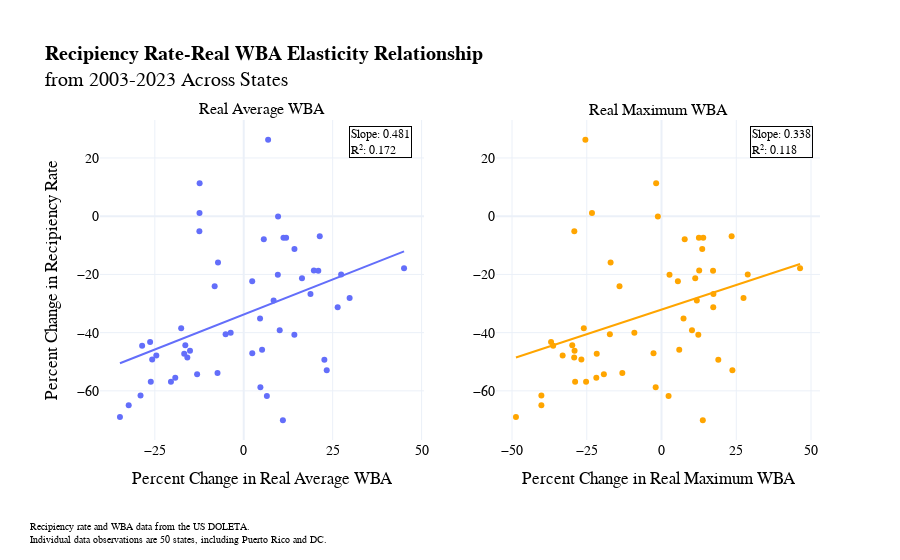

The notebook cell saved with this chart:
### Code cell
fig1 = px.scatter(data_frame = percent_changes,
                 x = '% Change in Real Average WBA (2003-2023)',
                 y = '% Change in Recipiency Rate (2003-2023)',
                 hover_data = ['State'],
                 height=500,
                 trendline='ols')
fig2 = px.scatter(data_frame = percent_changes,
                 x = '% Change in Real Maximum WBA (2003-2023)',
                 y = '% Change in Recipiency Rate (2003-2023)',
                 hover_data = ['State'],
                 height=500,
                 color_discrete_sequence=['rgba(255, 165, 0,1)'],
                 trendline='ols')

fig = make_subplots(rows=1, cols=2, subplot_titles=("Real Average WBA", "Real Maximum WBA"))

# Add traces from fig1 to subplot 1
for trace in fig1.data:
    fig.add_trace(trace, row=1, col=1)

# Add traces from fig2 to subplot 2
for trace in fig2.data:
    fig.add_trace(trace, row=1, col=2)
    
fig.update_layout(title_text="<b>Recipiency Rate-Real WBA Elasticity Relationship</b> <br>from 2003-2023 Across States",
                   yaxis_title="Percent Change in Recipiency Rate",
                   font=dict(
                        family="Cambria",  
                        size=14,         
                        color="black",
                    )
                  )

fig.update_layout(height=500)
tickvals=[-50, -25, 0, 25, 50]
fig.update_xaxes(title_text="Percent Change in Real Average WBA", tickvals=tickvals, row=1, col=1)
fig.update_xaxes(title_text="Percent Change in Real Maximum WBA", tickvals=tickvals, row=1, col=2)
fig.add_annotation(
    text='Recipiency rate and WBA data from the US DOLETA. <br>Individual data observations are 50 states, including Puerto Rico and DC.',
    showarrow=False,
    xref="paper",
    yref="paper",
    x=-0.1,
    y=-0.25,
    xanchor="left",
    yanchor="top",
    font=dict(size=10),
    align="left"
)
fig.add_annotation(
    xref="paper", yref="paper",
    x=0.99, y=0.98,
    text=f"Slope: {slope_max:.3f}<br>R²: {r_squared_max:.3f}",
    showarrow=False,
    font=dict(size=12, color="black"),
    align="left",
    bordercolor="black",
    borderwidth=1
)
fig.add_annotation(
    xref="paper", yref="paper",
    x=0.39, y=0.98,
    text=f"Slope: {slope_avg:.3f}<br>R²: {r_squared_avg:.3f}",
    showarrow=False,
    font=dict(size=12, color="black"),
    align="left",
    bordercolor="black",
    borderwidth=1
)
fig.update_layout(margin={"l":100,"b":120, "t":120})
fig.show()

### Figure 1 — Plotly figure (JSON) as saved in the notebook; plotly's stock layout.template omitted (floating-point values rounded to 4 significant figures)
{"data": [{"customdata": [["AK"], ["AL"], ["AR"], ["AZ"], ["CA"], ["CO"], ["CT"], ["DC"], ["DE"], ["FL"], ["GA"], ["HI"], ["IA"], ["ID"], ["IL"], ["IN"], ["KS"], ["KY"], ["LA"], ["MA"], ["MD"], ["ME"], ["MI"], ["MN"], ["MO"], ["MS"], ["MT"], ["NC"], ["ND"], ["NE"], ["NH"], ["NJ"], ["NM"], ["NV"], ["NY"], ["OH"], ["OK"], ["OR"], ["PA"], ["PR"], ["RI"], ["SC"], ["SD"], ["TN"], ["TX"], ["UT"], ["VA"], ["VT"], ["WA"], ["WI"], ["WV"], ["WY"]], "hovertemplate": "% Change in Real Average WBA (2003-2023)=%{x}<br>% Change in Recipiency Rate (2003-2023)=%{y}<br>State=%{customdata[0]}<extra></extra>", "legendgroup": "", "marker": {"color": "#636efa", "symbol": "circle"}, "mode": "markers", "name": "", "orientation": "v", "showlegend": false, "type": "scatter", "x": [-7.374, -16.74, -19.25, -3.673, -12.47, 9.647, 2.38, -8.176, -20.46, -32.34, -17.59, 11.17, 22.67, 4.682, 8.396, -25.74, 6.498, 11.01, -28.56, 21.37, -7.241, 20.96, -26.32, 6.848, -13.11, -24.58, 27.38, -34.8, 45.07, 23.33, -15.86, 5.637, 11.91, 5.154, -12.44, 14.23, 2.397, 19.71, -5.098, 16.37, -12.4, -16.43, 29.77, -29.01, 9.584, 14.26, -26.13, 18.76, 26.4, -15.11, 4.582, 10.11], "xaxis": "x", "y": [-53.89, -47.27, -55.52, -40.07, -5.208, -0.1157, -22.31, -24.06, -56.87, -64.94, -38.51, -7.418, -49.27, -58.78, -28.91, -49.24, -61.79, -70.09, -44.47, -6.876, -15.9, -18.72, -43.19, 26.26, -54.31, -47.86, -20.03, -68.93, -17.89, -52.9, -48.54, -7.945, -7.438, -45.88, 1.089, -40.7, -47.03, -18.63, -40.55, -21.29, 11.3, -44.35, -28.07, -61.59, -20.07, -11.25, -56.87, -26.71, -31.29, -46.2, -35.12, -39.2], "yaxis": "y"}, {"hovertemplate": "<b>OLS trendline</b><br>% Change in Recipiency Rate (2003-2023) = 0.481375 * % Change in Real Average WBA (2003-2023) + -33.7596<br>R<sup>2</sup>=0.172309<br><br>% Change in Real Average WBA (2003-2023)=%{x}<br>% Change in Recipiency Rate (2003-2023)=%{y} <b>(trend)</b><extra></extra>", "legendgroup": "", "marker": {"color": "#636efa", "symbol": "circle"}, "mode": "lines", "name": "", "showlegend": false, "type": "scatter", "x": [-34.8, -32.34, -29.01, -28.56, -26.32, -26.13, -25.74, -24.58, -20.46, -19.25, -17.59, -16.74, -16.43, -15.86, -15.11, -13.11, -12.47, -12.44, -12.4, -8.176, -7.374, -7.241, -5.098, -3.673, 2.38, 2.397, 4.582, 4.682, 5.154, 5.637, 6.498, 6.848, 8.396, 9.584, 9.647, 10.11, 11.01, 11.17, 11.91, 14.23, 14.26, 16.37, 18.76, 19.71, 20.96, 21.37, 22.67, 23.33, 26.4, 27.38, 29.77, 45.07], "xaxis": "x", "y": [-50.51, -49.33, -47.73, -47.51, -46.43, -46.34, -46.15, -45.59, -43.61, -43.03, -42.23, -41.82, -41.67, -41.39, -41.03, -40.07, -39.76, -39.75, -39.73, -37.7, -37.31, -37.25, -36.21, -35.53, -32.61, -32.61, -31.55, -31.51, -31.28, -31.05, -30.63, -30.46, -29.72, -29.15, -29.12, -28.89, -28.46, -28.38, -28.02, -26.91, -26.9, -25.88, -24.73, -24.27, -23.67, -23.47, -22.85, -22.53, -21.05, -20.58, -19.43, -12.07], "yaxis": "y"}, {"customdata": [["AK"], ["AL"], ["AR"], ["AZ"], ["CA"], ["CO"], ["CT"], ["DC"], ["DE"], ["FL"], ["GA"], ["HI"], ["IA"], ["ID"], ["IL"], ["IN"], ["KS"], ["KY"], ["LA"], ["MA"], ["MD"], ["ME"], ["MI"], ["MN"], ["MO"], ["MS"], ["MT"], ["NC"], ["ND"], ["NE"], ["NH"], ["NJ"], ["NM"], ["NV"], ["NY"], ["OH"], ["OK"], ["OR"], ["PA"], ["PR"], ["RI"], ["SC"], ["SD"], ["TN"], ["TX"], ["UT"], ["VA"], ["VT"], ["WA"], ["WI"], ["WV"], ["WY"]], "hovertemplate": "% Change in Real Maximum WBA (2003-2023)=%{x}<br>% Change in Recipiency Rate (2003-2023)=%{y}<br>State=%{customdata[0]}<extra></extra>", "legendgroup": "", "marker": {"color": "rgba(255, 165, 0,1)", "symbol": "circle"}, "mode": "markers", "name": "", "orientation": "v", "showlegend": false, "type": "scatter", "x": [-13.11, -21.67, -21.81, -9.089, -29.17, -1.228, 5.477, -14.06, -25.23, -40.18, -26.0, 12.5, 18.99, -1.953, 11.8, -26.81, 2.352, 13.81, -36.24, 23.45, -17.03, 17.23, -36.94, -25.47, -19.29, -33.07, 28.83, -48.69, 46.33, 23.71, -29.22, 7.752, 13.96, 5.925, -23.26, 12.3, -2.681, 12.6, -17.28, 11.27, -1.798, -29.86, 27.42, -40.18, 2.667, 13.61, -28.9, 17.36, 17.3, -29.08, 7.356, 10.18], "xaxis": "x2", "y": [-53.89, -47.27, -55.52, -40.07, -5.208, -0.1157, -22.31, -24.06, -56.87, -64.94, -38.51, -7.418, -49.27, -58.78, -28.91, -49.24, -61.79, -70.09, -44.47, -6.876, -15.9, -18.72, -43.19, 26.26, -54.31, -47.86, -20.03, -68.93, -17.89, -52.9, -48.54, -7.945, -7.438, -45.88, 1.089, -40.7, -47.03, -18.63, -40.55, -21.29, 11.3, -44.35, -28.07, -61.59, -20.07, -11.25, -56.87, -26.71, -31.29, -46.2, -35.12, -39.2], "yaxis": "y2"}, {"hovertemplate": "<b>OLS trendline</b><br>% Change in Recipiency Rate (2003-2023) = 0.338003 * % Change in Real Maximum WBA (2003-2023) + -32.0975<br>R<sup>2</sup>=0.118432<br><br>% Change in Real Maximum WBA (2003-2023)=%{x}<br>% Change in Recipiency Rate (2003-2023)=%{y} <b>(trend)</b><extra></extra>", "legendgroup": "", "marker": {"color": "rgba(255, 165, 0,1)", "symbol": "circle"}, "mode": "lines", "name": "", "showlegend": false, "type": "scatter", "x": [-48.69, -40.18, -40.18, -36.94, -36.24, -33.07, -29.86, -29.22, -29.17, -29.08, -28.9, -26.81, -26.0, -25.47, -25.23, -23.26, -21.81, -21.67, -19.29, -17.28, -17.03, -14.06, -13.11, -9.089, -2.681, -1.953, -1.798, -1.228, 2.352, 2.667, 5.477, 5.925, 7.356, 7.752, 10.18, 11.27, 11.8, 12.3, 12.5, 12.6, 13.61, 13.81, 13.96, 17.23, 17.3, 17.36, 18.99, 23.45, 23.71, 27.42, 28.83, 46.33], "xaxis": "x2", "y": [-48.55, -45.68, -45.68, -44.58, -44.35, -43.27, -42.19, -41.97, -41.96, -41.93, -41.87, -41.16, -40.88, -40.71, -40.63, -39.96, -39.47, -39.42, -38.62, -37.94, -37.85, -36.85, -36.53, -35.17, -33.0, -32.76, -32.71, -32.51, -31.3, -31.2, -30.25, -30.09, -29.61, -29.48, -28.66, -28.29, -28.11, -27.94, -27.87, -27.84, -27.5, -27.43, -27.38, -26.27, -26.25, -26.23, -25.68, -24.17, -24.08, -22.83, -22.35, -16.44], "yaxis": "y2"}], "layout": {"annotations": [{"font": {"size": 16}, "showarrow": false, "text": "Real Average WBA", "x": 0.225, "xanchor": "center", "xref": "paper", "y": 1, "yanchor": "bottom", "yref": "paper"}, {"font": {"size": 16}, "showarrow": false, "text": "Real Maximum WBA", "x": 0.775, "xanchor": "center", "xref": "paper", "y": 1, "yanchor": "bottom", "yref": "paper"}, {"align": "left", "font": {"size": 10}, "showarrow": false, "text": "Recipiency rate and WBA data from the US DOLETA. <br>Individual data observations are 50 states, including Puerto Rico and DC.", "x": -0.1, "xanchor": "left", "xref": "paper", "y": -0.25, "yanchor": "top", "yref": "paper"}, {"align": "left", "bordercolor": "black", "borderwidth": 1, "font": {"color": "black", "size": 12}, "showarrow": false, "text": "Slope: 0.338<br>R²: 0.118", "x": 0.99, "xref": "paper", "y": 0.98, "yref": "paper"}, {"align": "left", "bordercolor": "black", "borderwidth": 1, "font": {"color": "black", "size": 12}, "showarrow": false, "text": "Slope: 0.481<br>R²: 0.172", "x": 0.39, "xref": "paper", "y": 0.98, "yref": "paper"}], "autosize": true, "font": {"color": "black", "family": "Cambria", "size": 14}, "margin": {"b": 120, "l": 100, "t": 120}, "title": {"text": "<b>Recipiency Rate-Real WBA Elasticity Relationship</b> <br>from 2003-2023 Across States"}, "xaxis": {"anchor": "y", "autorange": true, "domain": [0, 0.45], "range": [-40.38, 50.64], "tickvals": [-50, -25, 0, 25, 50], "title": {"text": "Percent Change in Real Average WBA"}, "type": "linear"}, "xaxis2": {"anchor": "y2", "autorange": true, "domain": [0.55, 1], "range": [-55.33, 52.97], "tickvals": [-50, -25, 0, 25, 50], "title": {"text": "Percent Change in Real Maximum WBA"}, "type": "linear"}, "yaxis": {"anchor": "x", "autorange": true, "domain": [0, 1], "range": [-77.22, 33.39], "title": {"text": "Percent Change in Recipiency Rate"}, "type": "linear"}, "yaxis2": {"anchor": "x2", "autorange": true, "domain": [0, 1], "range": [-77.22, 33.39], "type": "linear"}}}
